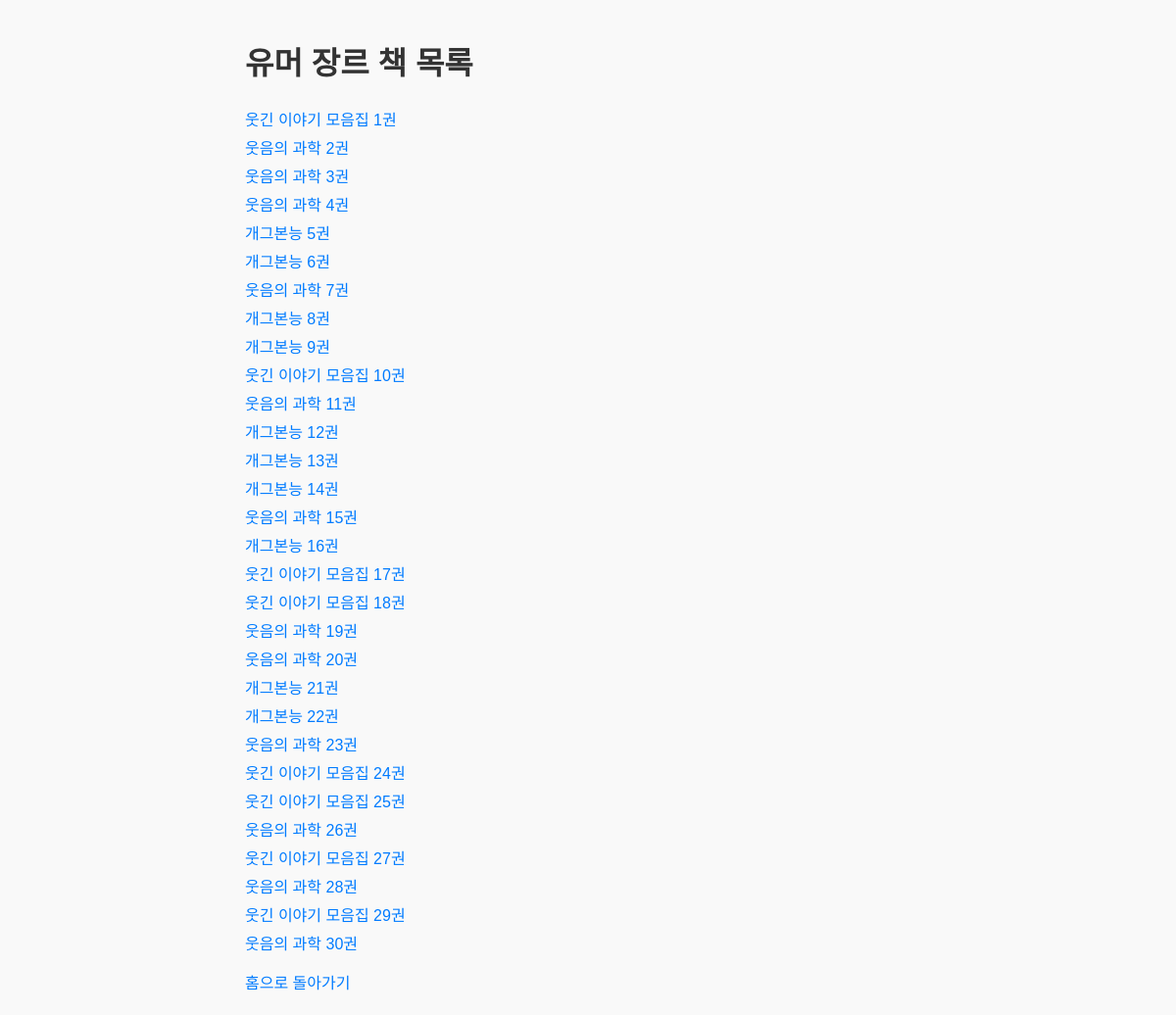
The app's page /genre?genre=유머 with its own data.
### tables this page shows
CREATE TABLE books (
    id INTEGER PRIMARY KEY AUTOINCREMENT,
    genre TEXT,
    title TEXT,
    author TEXT,
    content TEXT
);

### app.py (the view)
@app.route('/genre')
def genre():
    genre = request.args.get('genre')
    db = get_db()
    books = db.execute('SELECT * FROM books WHERE genre = ?', (genre,)).fetchall()
    return render_template('genre.html', genre=genre, books=books)

### app.py (called while the page is built)
def get_db():
    db = getattr(g, '_database', None)
    if db is None:
        db = g._database = sqlite3.connect(DATABASE)
        db.row_factory = sqlite3.Row
    return db

@app.teardown_appcontext
def close_connection(exception):
    db = getattr(g, '_database', None)
    if db is not None:
        db.close()

### templates/genre.html (shortened to what this page needs)
<!DOCTYPE html>
<html lang="ko">
<head>
    <link rel="stylesheet" href="{{ url_for('static', filename='style.css') }}">
</head>
<body>
    <h1>{{ genre }} 장르 책 목록</h1>
    <ul>
        {% for book in books %}
        <li><a href="/book/{{ book['id'] }}">{{ book['title'] }}</a></li>
        {% endfor %}
    </ul>
    <a href="/">홈으로 돌아가기</a>
</body>
</html>

### static/style.css (style rules this page uses)
body { font-family: Arial, sans-serif; max-width: 700px; margin: auto; padding: 20px; line-height: 1.5; background-color: #f9f9f9; }
h1, h3 { color: #333; }
ul { list-style-type: none; padding: 0; }
li { margin: 5px 0; }
a { text-decoration: none; color: #007BFF; }

### records on screen
books: title "웃긴 이야기 모음집 1권"
books: title "웃음의 과학 2권"
books: title "웃음의 과학 3권"
books: title "웃음의 과학 4권"
books: title "개그본능 5권"
books: title "개그본능 6권"
books: title "웃음의 과학 7권"
books: title "개그본능 8권"
books: title "개그본능 9권"
books: title "웃긴 이야기 모음집 10권"
books: title "웃음의 과학 11권"
books: title "개그본능 12권"
books: title "개그본능 13권"
books: title "개그본능 14권"
books: title "웃음의 과학 15권"
books: title "개그본능 16권"
books: title "웃긴 이야기 모음집 17권"
books: title "웃긴 이야기 모음집 18권"
books: title "웃음의 과학 19권"
books: title "웃음의 과학 20권"
books: title "개그본능 21권"
books: title "개그본능 22권"
books: title "웃음의 과학 23권"
books: title "웃긴 이야기 모음집 24권"
books: title "웃긴 이야기 모음집 25권"
books: title "웃음의 과학 26권"
books: title "웃긴 이야기 모음집 27권"
books: title "웃음의 과학 28권"
books: title "웃긴 이야기 모음집 29권"
books: title "웃음의 과학 30권"

### other values on screen
{{ genre }} "유머"
